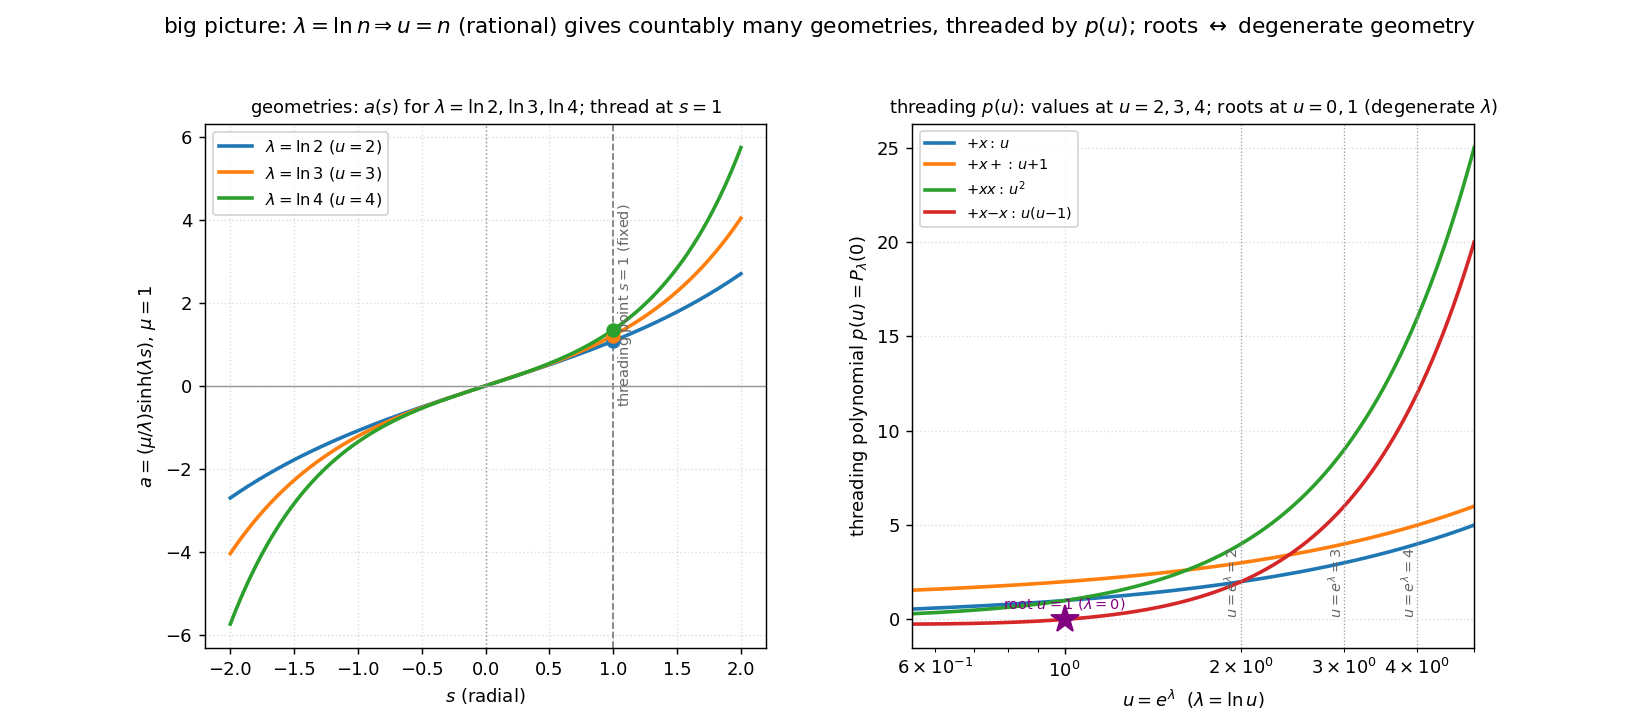

Python code for this plot:
#!/usr/bin/env python3
"""
026 — Big picture: countably many geometries (lambda = ln n), threaded by p(u).

For mu = 1 and lambda = ln2, ln3, ln4 (so u = e^{lambda} = 2,3,4):
  * the geometry is the radial distribution  a(s) = (1/lambda) sinh(lambda s)
    (the fundamental-domain data for that lambda);
  * the threading point is the FIXED flat position s = 1 (independent of lambda);
  * the threading polynomial  p(u)  (transport of a from 0 along a fixed word)
    evaluated at u = 2,3,4 gives the thread values for lambda = ln2,ln3,ln4.

Left  : a(s) for lambda = ln2, ln3, ln4, with the fixed threading point s = 1
        and its values a(1) = sinh(lambda)/lambda marked.
Right : threading polynomials p(u) for four paths (+x, +x+, +xx, +x-x) vs
        u = e^{lambda} (log axis); u = 2,3,4 marked; ROOTS (u where p = 0) at
        u = 0 and u = 1 marked — the degenerate geometries lambda = -inf, 0.

Big picture: lambda = ln n  ->  u = n (rational)  ->  countably many geometries,
threaded by p(u); the roots of p(u) are the lambda where the thread vanishes
(path returns a to 0).
"""

import numpy as np
import matplotlib
matplotlib.use("Agg")
import matplotlib.pyplot as plt
from math import log

MU = 1.0
LAMS = [log(2.0), log(3.0), log(4.0)]   # ln2, ln3, ln4


def a_of_s(s, lam):
    return (MU / lam) * np.sinh(lam * s)


def p_of_path(word):
    def f(u):
        a = 0.0
        for c in word:
            if c == '+':
                a += 1.0
            elif c == '-':
                a -= 1.0
            elif c == 'x':
                a *= u
            elif c == '/':
                a /= u
        return a
    return f


def main():
    fig, (ax1, ax2) = plt.subplots(1, 2, figsize=(12.6, 5.6))

    # ---- left: a-distribution + fixed threading point s=1 ----
    s = np.linspace(-2.0, 2.0, 700)
    colors = ["tab:blue", "tab:orange", "tab:green"]
    for lam, c in zip(LAMS, colors):
        ax1.plot(s, a_of_s(s, lam), lw=2, color=c,
                 label=rf"$\lambda=\ln{int(np.exp(lam))}$ "
                       rf"($u={int(np.exp(lam))}$)")
        ax1.plot([1.0], [a_of_s(1.0, lam)], marker="o", ms=7, color=c, zorder=5)
    ax1.axvline(1.0, color="0.5", lw=1.0, ls="--")
    ax1.text(1.02, -0.4, r"threading point $s=1$ (fixed)", fontsize=8,
             color="0.4", rotation=90)
    ax1.axhline(0, color="0.6", lw=0.8)
    ax1.axvline(0, color="0.6", lw=0.8, ls=":")
    ax1.set_xlabel(r"$s$ (radial)")
    ax1.set_ylabel(r"$a=(\mu/\lambda)\sinh(\lambda s)$, $\mu=1$")
    ax1.set_title(r"geometries: $a(s)$ for $\lambda=\ln2,\ln3,\ln4$; "
                  r"thread at $s=1$", fontsize=10)
    ax1.legend(fontsize=9)
    ax1.grid(True, ls=":", alpha=0.4)

    # ---- right: threading polynomials p(u) + roots ----
    u = np.linspace(0.55, 5.0, 600)
    paths = ['+x', '+x+', '+xx', '+x-x']
    cols = ['tab:blue', 'tab:orange', 'tab:green', 'tab:red']
    labs = [r'$+x:\,u$', r'$+x+:\,u{+}1$', r'$+xx:\,u^2$', r'$+x{-}x:\,u(u{-}1)$']
    roots = [0.0, -1.0, 0.0, (0.0, 1.0)]
    for w, c, lab in zip(paths, cols, labs):
        f = p_of_path(w)
        ax2.plot(u, [f(x) for x in u], lw=2, color=c, label=lab)
    for k in (2, 3, 4):
        ax2.axvline(k, color="0.6", lw=0.7, ls=":")
        ax2.text(k, 0.25, rf"$u=e^{{\lambda}}={k}$", rotation=90, fontsize=8,
                 ha="right", color="0.4")
    # roots
    ax2.plot([1.0], [0.0], marker="*", ms=16, color="purple", zorder=6)
    ax2.text(1.0, 0.6, r"root $u=1$ ($\lambda=0$)", color="purple", fontsize=8,
             ha="center")
    ax2.plot([0.0], [0.0], marker="*", ms=13, color="purple", zorder=6)
    ax2.set_xscale("log")
    ax2.set_xlim(0.55, 5.0)
    ax2.set_xlabel(r"$u=e^{\lambda}$  ($\lambda=\ln u$)")
    ax2.set_ylabel(r"threading polynomial $p(u)=P_\lambda(0)$")
    ax2.set_title(r"threading $p(u)$: values at $u=2,3,4$; roots at $u=0,1$ "
                  r"(degenerate $\lambda$)", fontsize=10)
    ax2.legend(fontsize=8, loc="upper left")
    ax2.grid(True, ls=":", alpha=0.4)

    fig.suptitle(
        r"big picture: $\lambda=\ln n\Rightarrow u=n$ (rational) gives countably "
        r"many geometries, threaded by $p(u)$; roots $\leftrightarrow$ degenerate "
        r"geometry", fontsize=12)
    fig.subplots_adjust(top=0.83, wspace=0.26)
    out = "/Users/mingli/AEG/aeg-paper/notes/general/026-big-picture-threading.png"
    fig.savefig(out, dpi=130)
    print("saved:", out)
    print("\nthread values a(s=1) = sinh(lambda)/lambda:")
    for lam in LAMS:
        print(f"  lambda=ln{int(np.exp(lam))}: a(1) =", round(a_of_s(1.0, lam), 4))


if __name__ == "__main__":
    main()
